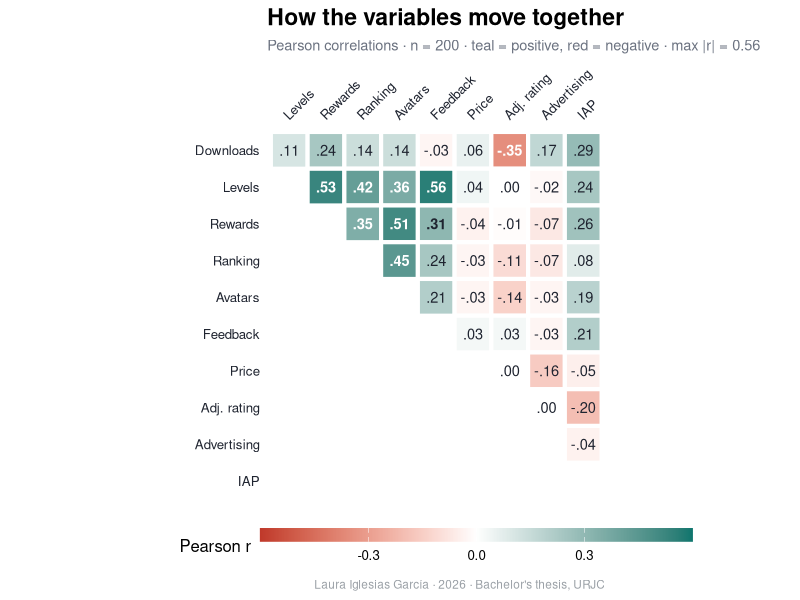

This chart was generated by the following R code:
# =============================================================================
# figures/correlation_matrix.R
# Pearson correlation matrix (upper triangle) of the model variables.
# Values are those reported in Figure 4.2 (n = 200). Self-contained so the
# figure regenerates without the raw sample; to compute from data instead,
# use cor() on the analytic sample (see R/08_correlation_matrix.R).
# Run from repo root:  source("figures/correlation_matrix.R")
# Output: figures/correlation_matrix.png
# =============================================================================

library(ggplot2)

labels <- c("Downloads","Levels","Rewards","Ranking","Avatars",
            "Feedback","Price","Adj. rating","Advertising","IAP")
N <- length(labels)

# upper-triangle values (row by row, including diagonal) from Fig 4.2
rows <- list(
  c(1.00,0.11,0.24,0.14,0.14,-0.03,0.06,-0.35,0.17,0.29),
  c(1.00,0.53,0.42,0.36,0.56,0.04,0.00,-0.02,0.24),
  c(1.00,0.35,0.51,0.31,-0.04,-0.01,-0.07,0.26),
  c(1.00,0.45,0.24,-0.03,-0.11,-0.07,0.08),
  c(1.00,0.21,-0.03,-0.14,-0.03,0.19),
  c(1.00,0.03,0.03,-0.03,0.21),
  c(1.00,0.00,-0.16,-0.05),
  c(1.00,0.00,-0.20),
  c(1.00,-0.04),
  c(1.00)
)
M <- matrix(NA_real_, N, N)
for (i in seq_len(N)) for (k in seq_along(rows[[i]])) {
  M[i, i + k - 1] <- rows[[i]][k]; M[i + k - 1, i] <- rows[[i]][k]
}

# long data frame, upper triangle only, diagonal dropped
df <- expand.grid(row = 1:N, col = 1:N)
df$r <- mapply(function(i, j) M[i, j], df$row, df$col)
df <- df[df$col > df$row, ]           # strictly upper triangle
df$lab <- sub("^(-?)0\\.", "\\1.", sprintf("%.2f", df$r))  # .24 / -.35
df$txtcol <- ifelse(abs(df$r) >= 0.33, "white", "#1f2430")

df$rowf <- factor(labels[df$row], levels = labels)
df$colf <- factor(labels[df$col], levels = labels)

p <- ggplot(df, aes(colf, rowf, fill = r)) +
  geom_tile(colour = "white", linewidth = 1.4) +
  geom_text(aes(label = lab, colour = txtcol,
                fontface = ifelse(abs(r) >= 0.30, "bold", "plain")),
            size = 3.7, show.legend = FALSE) +
  scale_colour_identity() +
  scale_fill_gradient2(low = "#c0392b", mid = "#ffffff", high = "#0f766e",
                       midpoint = 0, limits = c(-0.6, 0.6),
                       name = "Pearson r", oob = scales::squish) +
  scale_x_discrete(position = "top") +
  scale_y_discrete(limits = rev(labels)) +
  coord_fixed() +
  labs(
    title    = "How the variables move together",
    subtitle = "Pearson correlations · n = 200 · teal = positive, red = negative · max |r| = 0.56",
    x = NULL, y = NULL,
    caption  = "Laura Iglesias García · 2026 · Bachelor's thesis, URJC"
  ) +
  theme_minimal(base_size = 12) +
  theme(
    plot.title    = element_text(face = "bold", size = 16.5),
    plot.subtitle = element_text(colour = "#6b7280", size = 10.5, margin = margin(b = 8)),
    plot.caption  = element_text(colour = "#9aa0a6", size = 8.5, hjust = 1),
    axis.text.x   = element_text(angle = 45, hjust = 0, colour = "#1f2430"),
    axis.text.y   = element_text(colour = "#1f2430"),
    panel.grid    = element_blank(),
    legend.position = "bottom",
    legend.key.width = unit(2.2, "cm"),
    legend.key.height = unit(0.35, "cm")
  )

ggsave("figures/correlation_matrix.png", p,
       width = 9.2, height = 9.2, dpi = 150, bg = "white")
message("Saved figures/correlation_matrix.png")
